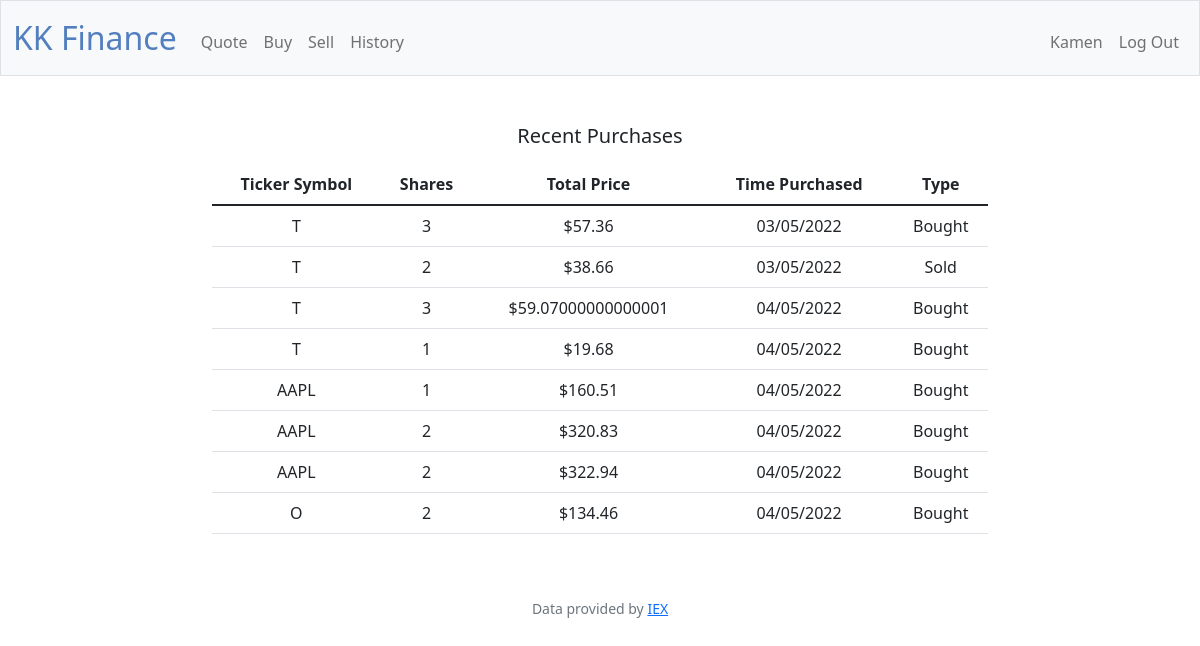
Page /history (signed in) on the earlier database version.
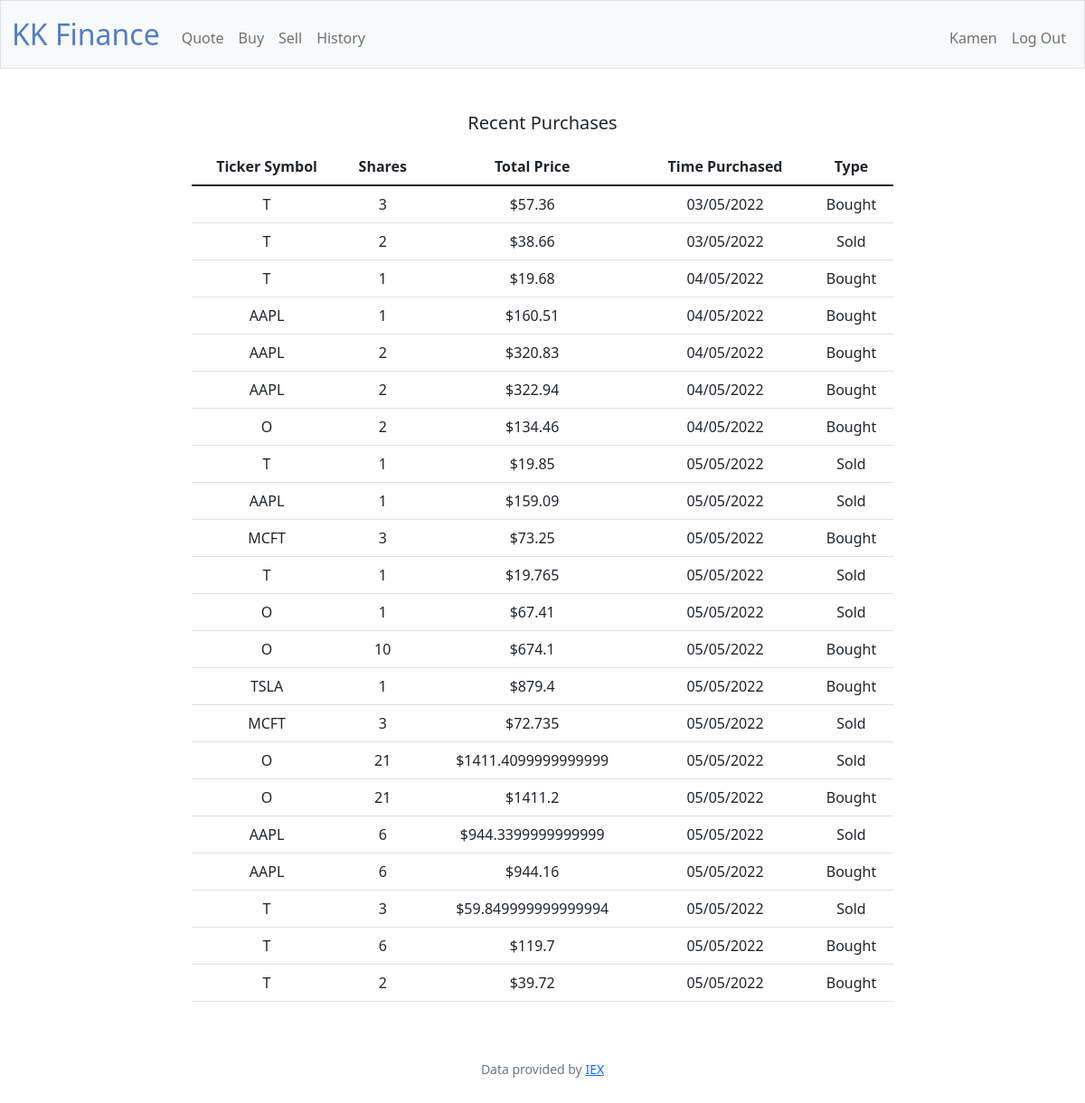
Same page on the later database version.
### tables this page shows
CREATE TABLE users (id INTEGER PRIMARY KEY AUTOINCREMENT NOT NULL, username TEXT NOT NULL, hash TEXT NOT NULL, cash NUMERIC NOT NULL DEFAULT 10000.00);

CREATE TABLE 'purchases' ('id' INTEGER PRIMARY KEY AUTOINCREMENT NOT NULL, 'shares' INTEGER NOT NULL, 'symbol' TEXT NOT NULL, 'price_purchased' NUMERIC NOT NULL, 'cash_left' NUMERIC NOT NULL, 'time_purchased' TEXT NOT NULL, 'user_id'  INTEGER NOT NULL  , 'type' BOOLEAN);

### app.py (the view)
@ app.route("/history")
@ login_required
def history():
    try:
        user_id = int(session["user_id"])
        username = db.execute(
            "SELECT username FROM users WHERE id = ?", user_id)
        username = username[0]["username"].capitalize()
        rows = db.execute(
            "SELECT * FROM purchases WHERE user_id = ?", int(session["user_id"]))
        return render_template("history.html", rows=rows, username=username)
    except:
        return apology("Unable to load recent purchases")

### app.py (called while the page is built)
@app.after_request
def after_request(response):
    response.headers["Cache-Control"] = "no-cache, no-store, must-revalidate"
    response.headers["Expires"] = 0
    response.headers["Pragma"] = "no-cache"
    return response

### helpers.py (called while the page is built)
def login_required(f):
    @wraps(f)
    def decorated_function(*args, **kwargs):
        if session.get("user_id") is None:
            return redirect("/login")
        return f(*args, **kwargs)
    return decorated_function

### templates/history.html (shortened to what this page needs)
{% extends "layout.html" %}
{% block username %}{{ username }}{% endblock%}
{% block main %}
<form action="/history" method="post">
    <div class="row justify-content-center">
        <div class="col-md-8">
            <h1 class="lead text-center mb-3"> Recent Purchases</h1>
            <table class="table table-hover">
                <thead>
                    <tr>
                        <th>Ticker Symbol</th>
                        <th>Shares</th>
                        <th>Total Price</th>
                        <th>Time Purchased</th>
                        <th>Type</th>
                    </tr>
                </thead>
                <tbody>
                    {% for row in rows %}
                    <tr>
                        <td>{{ row.symbol }}</td>
                        <td>{{ row.shares }}</td>
                        <td>${{ row.price_purchased }}</td>
                        <td>{{ row.time_purchased }}</td>
                        {% if row.type == 0 %}
                        <td>Sold</td>
                        {% else %}
                        <td>Bought</td>
                        {% endif %}
                    </tr>
                    {% endfor %}
                </tbody>
            </table>
        </div>
    </div>
</form>
{% endblock %}

### templates/layout.html (shortened to what this page needs)
<!DOCTYPE html>
<html lang="en">
<head>
    <link href="https://cdn.jsdelivr.net/npm/bootstrap@5.1.3/dist/css/bootstrap.min.css"
 rel="stylesheet">
    <link href="/static/styles.css" rel="stylesheet">
</head>
<body>
    <nav class="bg-light border navbar navbar-expand-md navbar-light">
        <div class="container-fluid">
            <a class="navbar-brand" href="/"><span class="blue">KK Finance</span></a>
            <div class="collapse navbar-collapse" id="navbar">
                {% if session["user_id"] %}
                <ul class="navbar-nav me-auto mt-2">
                    <li class="nav-item"><a class="nav-link" href="/quote">Quote</a></li>
                    <li class="nav-item"><a class="nav-link" href="/buy">Buy</a></li>
                    <li class="nav-item"><a class="nav-link" href="/sell">Sell</a></li>
                    <li class="nav-item"><a class="nav-link" href="/history">History</a></li>
                </ul>
                <ul class="navbar-nav ms-auto mt-2">
                    <li class="nav-item"><a class="nav-link">{% block username %}{% endblock %}</a></li>
                    <li class="nav-item"><a class="nav-link" href="/logout">Log Out</a></li>
                </ul>
                {% else %}
                <ul class="navbar-nav ms-auto mt-2">
                    <li class="nav-item"><a class="nav-link" href="/register">Register</a></li>
                    <li class="nav-item"><a class="nav-link" href="/login">Log In</a></li>
                </ul>
                {% endif %}
            </div>
        </div>
    </nav>
    <main class="container-fluid py-5 text-center">
        {% block main %}{% endblock %}
    </main>
    <footer class="mb-5 small text-center text-muted">
        Data provided by <a href="https://iexcloud.io/">IEX</a>
    </footer>
</body>
</html>

### static/styles.css (style rules this page uses)
nav .navbar-brand { font-size: xx-large; }
nav .navbar-brand .blue { color: #537fbe; }

Differences in the rows shown:
removed purchases: symbol "T", shares "3", price_purchased "59.07000000000001", time_purchased "04/05/2022", shows "Bought"
added purchases: symbol "T", shares "1", price_purchased "19.85", time_purchased "05/05/2022", type "Sold"
added purchases: symbol "AAPL", shares "1", price_purchased "159.09", time_purchased "05/05/2022", type "Sold"
added purchases: symbol "MCFT", shares "3", price_purchased "73.25", time_purchased "05/05/2022", type "Bought"
added purchases: symbol "T", shares "1", price_purchased "19.765", time_purchased "05/05/2022", type "Sold"
added purchases: symbol "O", shares "1", price_purchased "67.41", time_purchased "05/05/2022", type "Sold"
added purchases: symbol "O", shares "10", price_purchased "674.1", time_purchased "05/05/2022", type "Bought"
added purchases: symbol "TSLA", shares "1", price_purchased "879.4", time_purchased "05/05/2022", type "Bought"
added purchases: symbol "MCFT", shares "3", price_purchased "72.735", time_purchased "05/05/2022", type "Sold"
added purchases: symbol "O", shares "21", price_purchased "1411.4099999999999", time_purchased "05/05/2022", type "Sold"
added purchases: symbol "O", shares "21", price_purchased "1411.2", time_purchased "05/05/2022", type "Bought"
added purchases: symbol "AAPL", shares "6", price_purchased "944.3399999999999", time_purchased "05/05/2022", type "Sold"
added purchases: symbol "AAPL", shares "6", price_purchased "944.16", time_purchased "05/05/2022", type "Bought"
added purchases: symbol "T", shares "3", price_purchased "59.849999999999994", time_purchased "05/05/2022", type "Sold"
added purchases: symbol "T", shares "6", price_purchased "119.7", time_purchased "05/05/2022", type "Bought"
added purchases: symbol "T", shares "2", price_purchased "39.72", time_purchased "05/05/2022", type "Bought"
